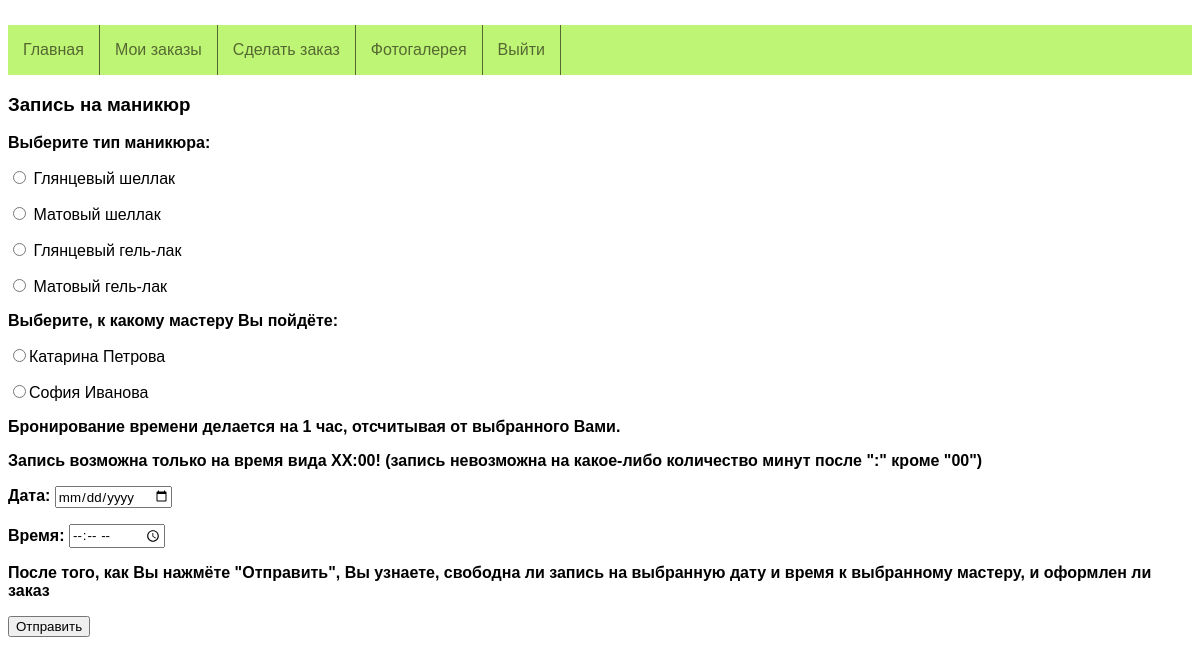
Page /make_order.php (signed in) on the committed database.
### tables this page shows
CREATE TABLE `users` (
  `id` int(11) NOT NULL,
  `name` varchar(35) NOT NULL,
  `surname` varchar(35) NOT NULL,
  `phone` bigint(12) NOT NULL,
  `login` varchar(50) NOT NULL,
  `password` varchar(50) NOT NULL,
  `status` varchar(35) NOT NULL
);

### make_order.php (the view, shortened to what this page needs)
<?php
include 'menu.php';
if (isset($_SESSION['id'])) {
    if ($_SESSION['status'] == 'client') {?>
    <h3>Запись на маникюр</h3>
<form action="check_order.php" method="post">
    <p><b>Выберите тип маникюра:</b></p>
    <p><input name="type_id" type="radio" value="1"> Глянцевый шеллак</p>
    <p><input name="type_id" type="radio" value="2"> Матовый шеллак</p>
    <p><input name="type_id" type="radio" value="3"> Глянцевый гель-лак</p>
    <p><input name="type_id" type="radio" value="4"> Матовый гель-лак</p>
    <p><b>Выберите, к какому мастеру Вы пойдёте:</b></p>
    <?php
    if($result = mysqli_query($db, "SELECT * FROM `users` WHERE `status` = 'master'")){
        foreach($result as $row){
            $user_id = $row['id'];
            $user_name = $row['name'];
            $user_surname = $row['surname'];
            echo '<p><input name="master_id" type="radio" value="' .  $user_id . '">' . $user_name . ' ' . $user_surname . '</p>';
        }
    }
    echo '<p><b>Бронирование времени делается на 1 час, отсчитывая от выбранного Вами.</b></p>';
    echo '<p><b>Запись возможна только на время вида XX:00! (запись невозможна на какое-либо количество минут после ":" кроме "00")</b></p>';
    echo            '<p>
                <label for="date"><b>Дата: </b></label>
                <input type="date" id="date" name="date"/>
            </p>';
   echo '            <p>
                <label for="time"><b>Время: </b></label>
                <input type="time" id="time" name="time"/>
            </p>';
    ?>
    <p><b>После того, как Вы нажмёте "Отправить", Вы узнаете, свободна ли запись на выбранную дату и время к выбранному мастеру, и оформлен ли заказ</b></p>
    <p><input type="submit" value="Отправить"></p>
</form>
<?php } else {
        echo 'Чтобы сделать заказ, необходимо авторизоваться со статусом <b>клиента</b> в разделе "Вход" на <a href="index.php">главной странице</a>';
    }
    } else {
    echo 'Чтобы сделать заказ, необходимо авторизоваться со статусом клиента в разделе "Вход" на <a href="index.php">главной странице</a>';
}
?>
</body>
</html>

### menu.php (style rules this page uses)
* { font-family: sans-serif; }

### rows in the picture
users: name "Катарина", surname "Петрова"
users: name "София", surname "Иванова"
